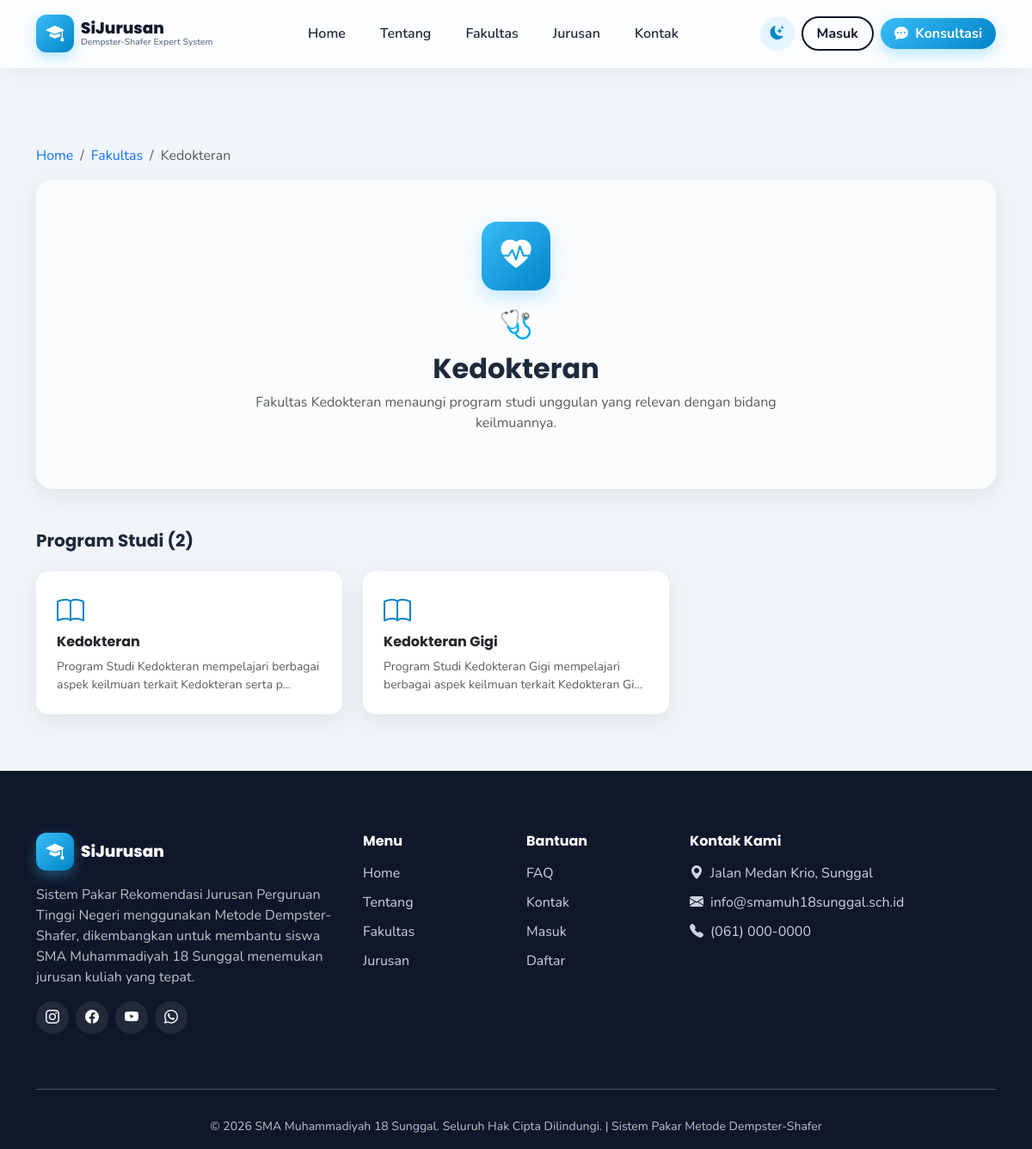
/fakultas/detail/kedokteran, run on the app's committed database.
### tables this page shows
CREATE TABLE `fakultas` (
  `id_fakultas` INT UNSIGNED AUTO_INCREMENT PRIMARY KEY,
  `kode_fakultas` VARCHAR(10) NOT NULL UNIQUE,
  `nama_fakultas` VARCHAR(150) NOT NULL,
  `slug` VARCHAR(160) NOT NULL UNIQUE,
  `deskripsi` TEXT,
  `icon` VARCHAR(100) DEFAULT 'bi-mortarboard' COMMENT 'bootstrap icon class',
  `gambar` VARCHAR(255) DEFAULT NULL,
  `urutan` INT DEFAULT 0,
  `status` ENUM('aktif','nonaktif') NOT NULL DEFAULT 'aktif',
  `created_at` TIMESTAMP DEFAULT CURRENT_TIMESTAMP,
  `updated_at` TIMESTAMP DEFAULT CURRENT_TIMESTAMP ON UPDATE CURRENT_TIMESTAMP
);

CREATE TABLE `jurusan` (
  `id_jurusan` INT UNSIGNED AUTO_INCREMENT PRIMARY KEY,
  `id_fakultas` INT UNSIGNED NOT NULL,
  `kode_jurusan` VARCHAR(15) NOT NULL UNIQUE,
  `nama_jurusan` VARCHAR(150) NOT NULL,
  `slug` VARCHAR(160) NOT NULL UNIQUE,
  `deskripsi` TEXT,
  `skill_dibutuhkan` TEXT COMMENT 'JSON array atau teks list',
  `prospek_kerja` TEXT,
  `peluang_karier` TEXT,
  `mata_kuliah_inti` TEXT COMMENT 'Daftar mata kuliah inti/wajib program studi',
  `range_gaji` VARCHAR(100) COMMENT 'Estimasi rentang gaji lulusan (contoh: Rp5.000.000 - Rp12.000.000)',
  `top_kampus` TEXT COMMENT 'Daftar top 10 PTN penyedia jurusan ini (dipisah | )',
  `mata_pelajaran_pendukung` VARCHAR(255) DEFAULT NULL,
  `gambar` VARCHAR(255) DEFAULT NULL,
  `icon` VARCHAR(100) DEFAULT 'bi-book',
  `urutan` INT DEFAULT 0,
  `status` ENUM('aktif','nonaktif') NOT NULL DEFAULT 'aktif',
  `created_at` TIMESTAMP DEFAULT CURRENT_TIMESTAMP,
  `updated_at` TIMESTAMP DEFAULT CURRENT_TIMESTAMP ON UPDATE CURRENT_TIMESTAMP,
  FOREIGN KEY (`id_fakultas`) REFERENCES `fakultas`(`id_fakultas`) ON DELETE CASCADE ON UPDATE CASCADE,
  INDEX idx_jurusan_fakultas (`id_fakultas`)
);

### core/Controller.php (called while the page is built, shortened)
<?php
class Controller
{
    protected function view(string $view, array $data = []): void
    {
        extract($data);
        $viewFile = VIEW_PATH . $view . '.php';
        require $viewFile;
    }
    protected function model(string $model): object
    {
        $modelFile = MODEL_PATH . $model . '.php';
        return new $model();
    }
}

### controllers/FakultasController.php (called while the page is built, shortened)
<?php
class FakultasController extends Controller
{
    private $fakultasModel;
    private $jurusanModel;
    public function __construct()
    {
        $this->fakultasModel = $this->model('Fakultas');
        $this->jurusanModel = $this->model('Jurusan');
    }
    public function detail($slug = '')
    {
        $fakultas = $this->fakultasModel->findBySlug($slug);
        $jurusan = $this->jurusanModel->byFakultas($fakultas['id_fakultas']);
        $this->view('fakultas/detail', [
            'title' => $fakultas['nama_fakultas'] . ' - ' . APP_NAME,
            'fakultas' => $fakultas,
            'jurusan' => $jurusan,
        ]);
    }
}

### core/Router.php (called while the page is built, shortened)
<?php
class Router
{
    private string $defaultMethod = 'index';
    public function dispatch(): void
    {
        $url = $this->parseUrl();
        require_once CORE_PATH . 'Controller.php';
        require_once CORE_PATH . 'Model.php';
        $controller = new $controllerName();
        $method = !empty($url[1]) ? $this->sanitize($url[1]) : $this->defaultMethod;
        unset($url[0], $url[1]);
        $params = array_values($url);
        call_user_func_array([$controller, $method], $params);
    }
    private function parseUrl(): array
    {
        if (isset($_GET['url'])) {
            $url = rtrim($_GET['url'], '/');
            $url = filter_var($url, FILTER_SANITIZE_URL);
            return explode('/', $url);
        }
        return [];
    }
    private function sanitize(string $input): string
    {
        return preg_replace('/[^a-zA-Z0-9_-]/', '', $input);
    }
}

### index.php (called while the page is built, shortened)
<?php
require_once __DIR__ . '/config/database.php';
require_once __DIR__ . '/core/Database.php';
require_once __DIR__ . '/helpers/functions.php';
require_once __DIR__ . '/core/Router.php';
try {
    $router = new Router();
    $router->dispatch();
} catch (Throwable $e) {
    error_log('Application Error: ' . $e->getMessage());
    http_response_code(500);
    if (APP_DEBUG) {
        echo '<h2>Terjadi Kesalahan</h2>';
        echo '<pre>' . htmlspecialchars($e->getMessage()) . "\n\n" . htmlspecialchars($e->getTraceAsString()) . '</pre>';
    } else {
        echo 'Terjadi kesalahan pada server. Silakan coba lagi nanti.';
    }
}

### core/Database.php (called while the page is built, shortened)
<?php
class Database
{
    private static ?PDO $instance = null;
    public static function getInstance(): PDO
    {
        if (self::$instance === null) {
            try {
                $dsn = 'mysql:host=' . DB_HOST . ';dbname=' . DB_NAME . ';charset=' . DB_CHARSET;
                $options = [
                    PDO::ATTR_ERRMODE            => PDO::ERRMODE_EXCEPTION,
                    PDO::ATTR_DEFAULT_FETCH_MODE => PDO::FETCH_ASSOC,
                    PDO::ATTR_EMULATE_PREPARES   => false,
                ];
                self::$instance = new PDO($dsn, DB_USER, DB_PASS, $options);
            } catch (PDOException $e) {
                error_log('Database Connection Error: ' . $e->getMessage());
                if (APP_DEBUG) {
                    die('Koneksi database gagal: ' . $e->getMessage());
                }
                die('Koneksi database gagal. Silakan hubungi administrator.');
            }
        }
        return self::$instance;
    }
}

### core/Model.php (called while the page is built, shortened)
<?php
class Model
{
    protected PDO $db;
    protected string $table;
    public function __construct()
    {
        $this->db = Database::getInstance();
    }
    public function findBy(string $column, $value): ?array
    {
        $stmt = $this->db->prepare("SELECT * FROM {$this->table} WHERE {$column} = :value LIMIT 1");
        $stmt->execute(['value' => $value]);
        $result = $stmt->fetch();
        return $result ?: null;
    }
    public function query(string $sql, array $params = []): array
    {
        $stmt = $this->db->prepare($sql);
        $stmt->execute($params);
        return $stmt->fetchAll();
    }
}

### models/Fakultas.php (called while the page is built, shortened)
<?php
class Fakultas extends Model
{
    public function findBySlug(string $slug): ?array
    {
        return $this->findBy('slug', $slug);
    }
}

### helpers/functions.php (called while the page is built, shortened)
<?php
function clean(?string $string): string
{
    return htmlspecialchars(trim($string), ENT_QUOTES, 'UTF-8');
}
function truncate_text(?string $text, int $length = 100, string $suffix = '...'): string
{
    if (function_exists('mb_strimwidth')) {
        return mb_strimwidth($text, 0, $length, $suffix);
    }
    return substr($text, 0, $length) . $suffix;
}
function get_fakultas_emoji(string $namaFakultas): string
{
    $map = [
        'Kedokteran' => '🩺',
        'Farmasi' => '💊',
        'Ilmu Keperawatan' => '🏥',
        'Kesehatan Masyarakat dan Gizi' => '🥗',
        'Kedokteran Hewan' => '🐾',
        'Teknik' => '⚙️',
        'Ilmu Komputer' => '💻',
        'Geografi dan Perencanaan' => '🗺️',
        'Ekonomi dan Bisnis' => '📈',
        'Hukum' => '⚖️',
        'Pendidikan' => '🎓',
        'Ilmu Keolahragaan' => '🏆',
        'Psikologi' => '🧠',
        'MIPA' => '🔬',
        'Ilmu Sosial dan Politik' => '🏛️',
        'Ilmu Komunikasi' => '📡',
        'Ilmu Budaya' => '📚',
        'Pertanian' => '🌾',
        'Peternakan' => '🐄',
        'Perikanan dan Ilmu Kelautan' => '🐟',
        'Seni dan Desain' => '🎨',
    ];
    return $map[$namaFakultas] ?? '🎓';
}

### models/Jurusan.php (called while the page is built, shortened)
<?php
class Jurusan extends Model
{
    public function byFakultas(int $idFakultas): array
    {
        return $this->query(
            "SELECT j.*, f.nama_fakultas FROM jurusan j
             JOIN fakultas f ON f.id_fakultas = j.id_fakultas
             WHERE j.id_fakultas = :id_fakultas AND j.status = 'aktif'
             ORDER BY j.nama_jurusan ASC",
            ['id_fakultas' => $idFakultas]
        );
    }
}

### views/fakultas/detail.php (the view)
<?php require VIEW_PATH . 'layout/header.php'; ?>
<section class="section-padding">
    <div class="container">
        <nav aria-label="breadcrumb" data-aos="fade-up">
            <ol class="breadcrumb">
                <li class="breadcrumb-item"><a href="<?= BASE_URL ?>">Home</a></li>
                <li class="breadcrumb-item"><a href="<?= BASE_URL ?>fakultas">Fakultas</a></li>
                <li class="breadcrumb-item active"><?= clean($fakultas['nama_fakultas']) ?></li>
            </ol>
        </nav>
        <div class="glass-card p-5 text-center mb-5" data-aos="fade-up">
            <div class="fakultas-icon mx-auto mb-3" style="width:80px;height:80px;font-size:2.2rem;"><i class="bi <?= clean($fakultas['icon'] ?: 'bi-mortarboard') ?>"></i></div>
            <div class="mb-2" style="font-size:2rem;"><?= get_fakultas_emoji($fakultas['nama_fakultas']) ?></div>
            <h2 class="fw-bold"><?= clean($fakultas['nama_fakultas']) ?></h2>
            <p class="text-muted mx-auto" style="max-width:700px;"><?= clean($fakultas['deskripsi'] ?? '') ?></p>
        </div>
        <h5 class="fw-bold mb-4" data-aos="fade-up">Program Studi (<?= count($jurusan) ?>)</h5>
        <div class="row g-4">
            <?php foreach ($jurusan as $i => $j): ?>
            <div class="col-lg-4 col-md-6" data-aos="fade-up" data-aos-delay="<?= ($i % 3) * 100 ?>">
                <a href="<?= BASE_URL ?>jurusan/detail/<?= $j['slug'] ?>" class="text-decoration-none">
                    <div class="card-modern p-4 h-100">
                        <i class="bi <?= clean($j['icon'] ?: 'bi-book') ?> fs-2 mb-2" style="color: var(--sky-blue-dark);"></i>
                        <h6 class="fw-bold text-dark"><?= clean($j['nama_jurusan']) ?></h6>
                        <p class="text-muted small mb-0"><?= truncate_text(clean($j['deskripsi'] ?? ''), 90) ?></p>
                    </div>
                </a>
            </div>
            <?php endforeach; ?>
        </div>
    </div>
</section>
<?php require VIEW_PATH . 'layout/footer.php'; ?>

### assets/css/style.css (style rules this page uses)
:root { --sky-blue: #38bdf8; --sky-blue-dark: #0284c7; --navy: #0f172a; --navy-light: #1e293b; --orange: #fb923c; --green: #22c55e; --white: #ffffff; --gray-bg: #f1f5f9; --text-dark: #1e293b; --text-muted: #64748b; --radius-lg: 20px; --radius-md: 14px; --radius-sm: 8px; --shadow-soft: 0 8px 30px rgba(15, 23, 42, 0.08); --shadow-hover: 0 16px 40px rgba(15, 23, 42, 0.14); --gradient-main: linear-gradient(135deg, var(--sky-blue) 0%, var(--sky-blue-dark) 100%); --gradient-orange: linear-gradient(135deg, #fdba74 0%, var(--orange) 100%); --gradient-navy: linear-gradient(135deg, #1e293b 0%, var(--navy) 100%); }
* { box-sizing: border-box; }
body { font-family: 'Nunito', sans-serif; background: var(--gray-bg); color: var(--text-dark); overflow-x: hidden; transition: background 0.3s ease, color 0.3s ease; }
h1, h2, h3, h4, h5, h6, .brand-title, .fw-poppins { font-family: 'Poppins', sans-serif; }
a { text-decoration: none; }
.glass-card { background: rgba(255, 255, 255, 0.65); backdrop-filter: blur(14px); -webkit-backdrop-filter: blur(14px); border: 1px solid rgba(255, 255, 255, 0.4); border-radius: var(--radius-lg); box-shadow: var(--shadow-soft); transition: all 0.35s ease; }
.card-modern { background: var(--white); border: none; border-radius: var(--radius-md); box-shadow: var(--shadow-soft); transition: all 0.3s ease; overflow: hidden; }
.section-padding { padding: 90px 0; }
.fakultas-icon { width: 64px; height: 64px; border-radius: 18px; background: var(--gradient-main); color: white; display: flex; align-items: center; justify-content: center; font-size: 1.8rem; box-shadow: 0 8px 20px rgba(56,189,248,0.3); }
[data-aos] { transition-property: transform, opacity; }
.section-padding > .container { position: relative; z-index: 1; }

### data on the page
fakultas: nama_fakultas "Kedokteran", nama_fakultas "🩺", deskripsi "Fakultas Kedokteran menaungi program studi unggulan yang relevan dengan bidang keilmuannya."
jurusan: nama_jurusan "Kedokteran", deskripsi "Program Studi Kedokteran mempelajari berbagai aspek keilmuan terkait Kedokteran serta p..."
jurusan: nama_jurusan "Kedokteran Gigi", deskripsi "Program Studi Kedokteran Gigi mempelajari berbagai aspek keilmuan terkait Kedokteran Gi..."

### other printed values
count($jurusan) "2"
